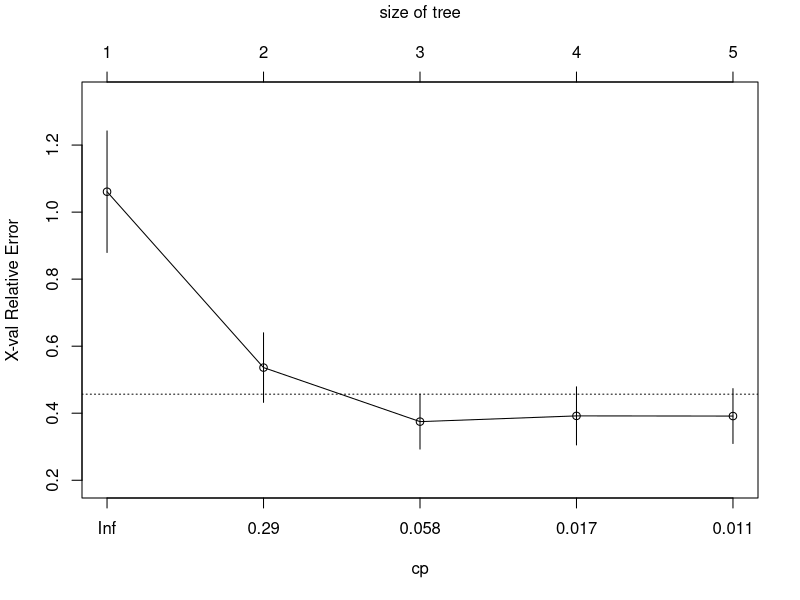
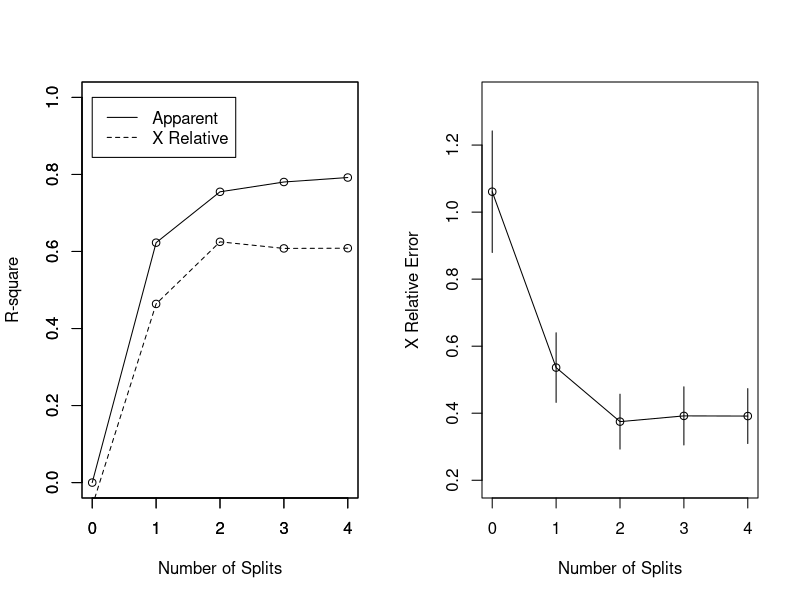
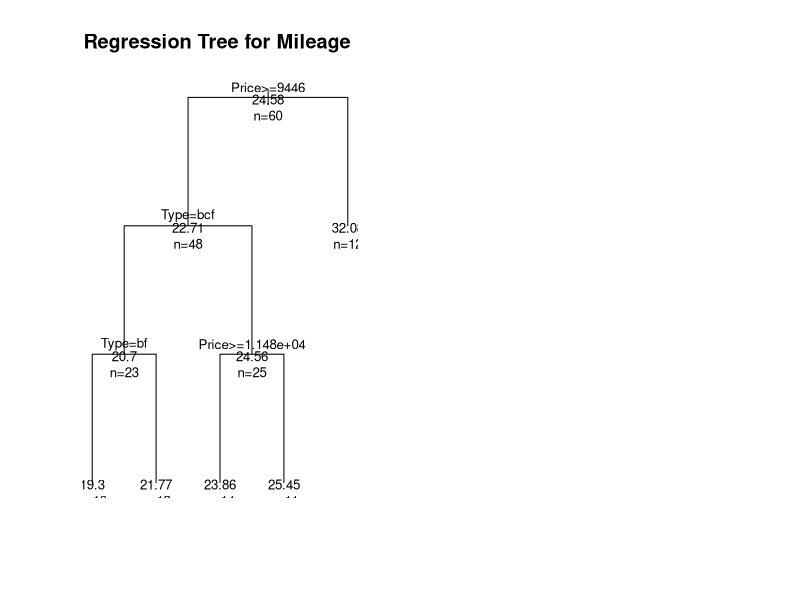

These charts were generated, in order, by the following R code:
##############################################################
# Simple example for regression tree in R
#
# Adapted from:
#   https://www.statmethods.net/advstats/cart.html
#
# install.packages("rpart")
##############################################################

####################
# Load library
####################
library(rpart)

####################
# grow tree
####################
fit <- rpart(Mileage~Price + Country + Reliability + Type,
             method="anova", data=cu.summary)

printcp(fit) # display the results
plotcp(fit) # visualize cross-validation results
summary(fit) # detailed summary of splits

########################################
# create additional plots
########################################
par(mfrow=c(1,2)) # two plots on one page
rsq.rpart(fit) # visualize cross-validation results  

####################
# plot tree
####################
plot(fit, uniform=TRUE,
     main="Regression Tree for Mileage ")
text(fit, use.n=TRUE, all=TRUE, cex=.8)

############################################################
# create attractive postcript plot of tree
############################################################
post(fit, file = "tree.ps",
     title = "Regression Tree for Mileage ")



